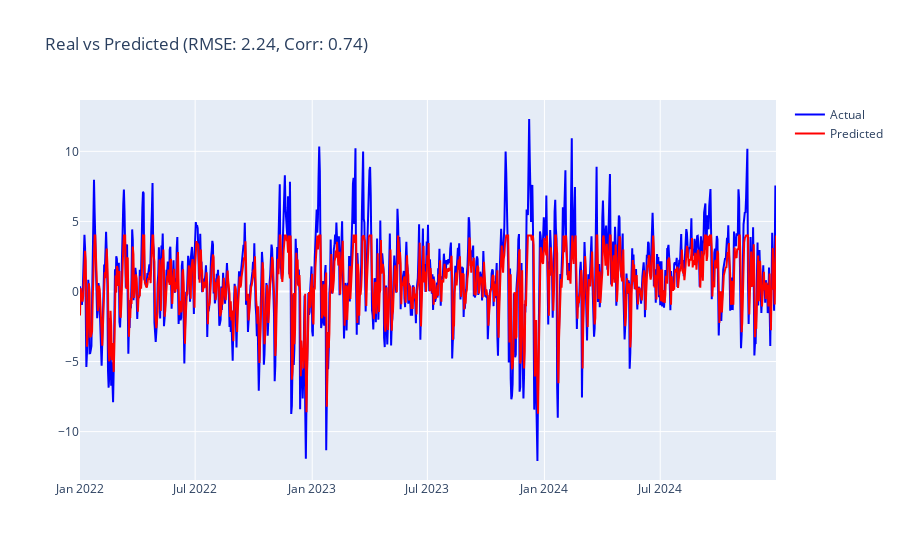

Notebook code for this chart:
### Code cell
from sklearn.metrics import mean_squared_error
from scipy.stats import pearsonr

test_y = test_y.flatten()
y_pred = y_pred.flatten()

rmse = np.sqrt(mean_squared_error(test_y, y_pred))
corr, _ = pearsonr(test_y, y_pred)

# draw_scatter(predictions, test_y, rmse, corr)
draw_ts(test_y , y_pred, datetime, rmse, corr)
print(corr, rmse)

### Figure 1 — Plotly figure (JSON) as saved in the notebook; plotly's stock layout.template omitted (floating-point values rounded to 4 significant figures; data arrays with more than 128 entries replaced by an {"elided": "..."} marker saying what was removed)
{"data": [{"line": {"color": "blue"}, "mode": "lines", "name": "Actual", "type": "scatter", "x": {"elided": "1095 str values"}, "y": {"elided": "1095 float values"}}, {"line": {"color": "red"}, "mode": "lines", "name": "Predicted", "type": "scatter", "x": {"elided": "1095 str values"}, "y": {"elided": "1095 float values"}}], "layout": {"title": {"text": "Real vs Predicted (RMSE: 2.24, Corr: 0.74)"}}}
